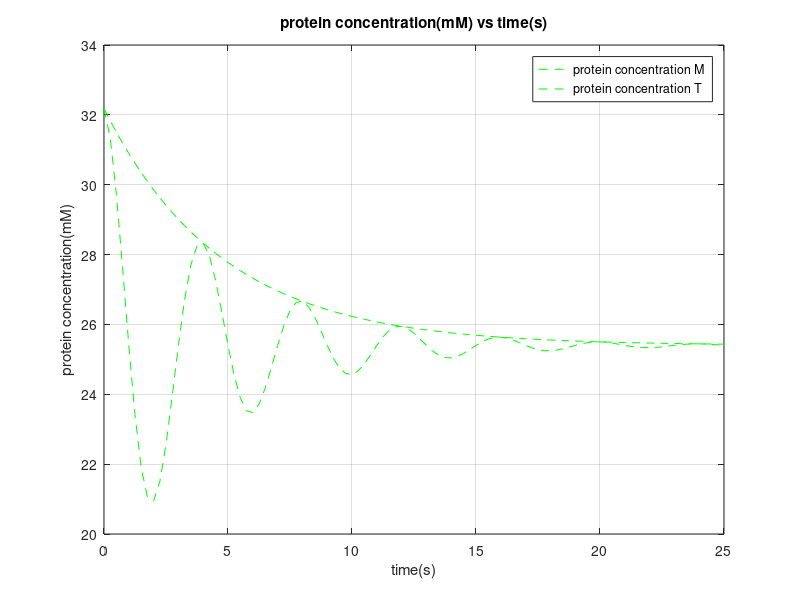

This chart was generated by the following MATLAB code:
t=(0:.25:25);
M=(6.78.*(cos((pi/2).*t)).*(exp(-0.21.*t)))+25.4;
T=6.78.*exp(-0.21.*t)+25.4;



plot(t,M,'g--');
hold on
plot(t,T,'g--')
title('protein concentration(mM) vs time(s)')
xlabel('time(s)')
ylabel('protein concentration(mM)')
legend('protein concentration M','protein concentration T')
grid on
hold off




q=1;
for r=(0:0.25:25)
    if M(q)<24.8
       S(q)=M(q)
    end
    q=q+1
end

A=numel(S);
B=numel(M);
C=A/B
       
















